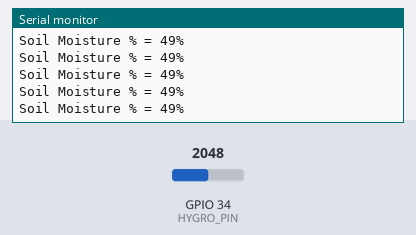
This sketch was run on a simulated ESP32. Parts: the last lines printed to the serial monitor. The test bench sets the inputs (shaded band); at power-on: GPIO 34 (HYGRO_PIN) = 2048 (analog values on the 0–4095 scale). WiFi joins after 1.5 s; servers stay silent unless stated.

Above: at 3.6 s.
3.7 s: GPIO 34 (HYGRO_PIN) set to 2866
At 3.72 s:
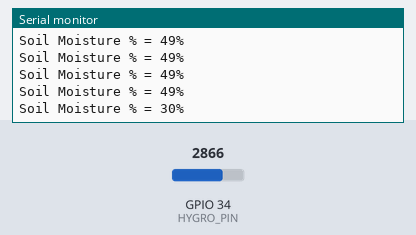
5.2 s: GPIO 34 (HYGRO_PIN) set to 3603
At 5.23 s:
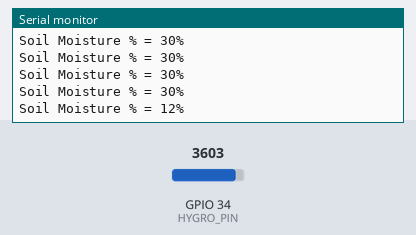
Timing chart, 0 to 8.2 s (numbered marks = the images above; inputs shaded):
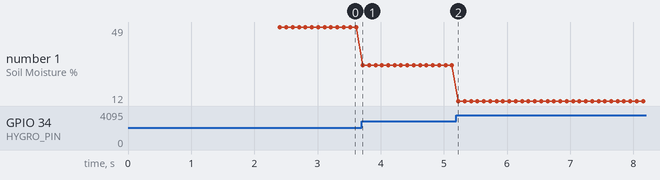

The sketch:

hygrometer.ino
```cpp
/*************************************************************

  This is a simple demo of sending and receiving some data.
  Be sure to check out other examples!
 *************************************************************/

/* Fill-in information from Blynk Device Info here */
#define BLYNK_TEMPLATE_ID           ""
#define BLYNK_TEMPLATE_NAME         ""
#define BLYNK_AUTH_TOKEN            ""

/* Comment this out to disable prints and save space */
#define BLYNK_PRINT Serial

const int HYGRO_PIN = 34;
int hygroval;

#include <WiFi.h>
#include <WiFiClient.h>
#include <BlynkSimpleEsp32.h>

// Your WiFi credentials.
// Set password to "" for open networks.
char ssid[] = "";
char pass[] = "";

BlynkTimer timer;


// This function is called every time the device is connected to the Blynk.Cloud
BLYNK_CONNECTED()
{
  // Change Web Link Button message to "Congratulations!"
  Blynk.setProperty(V3, "offImageUrl", "https://static-image.nyc3.cdn.digitaloceanspaces.com/general/fte/congratulations.png");
  Blynk.setProperty(V3, "onImageUrl",  "https://static-image.nyc3.cdn.digitaloceanspaces.com/general/fte/congratulations_pressed.png");
  Blynk.setProperty(V3, "url", "https://docs.blynk.io/en/getting-started/what-do-i-need-to-blynk/how-quickstart-device-was-made");
}

// This function sends Arduino's uptime every second to Virtual Pin 2.
void myTimerEvent()
{
  // You can send any value at any time.
  // Please don't send more that 10 values per second.
  Blynk.virtualWrite(V2, millis() / 1000);
}

void setup()
{
  // Debug console
  Serial.begin(115200);
  delay(100);
  Serial.print("Connecting to ");
  Serial.print(ssid);
  WiFi.begin(ssid, pass);

  while (WiFi.status() != WL_CONNECTED) {
    delay(1000);
    Serial.print(".");
  }
  Serial.println("");
  Serial.println("WiFi Connected!");
  Serial.print("IP: ");
  Serial.println(WiFi.localIP());

  Blynk.begin(BLYNK_AUTH_TOKEN, ssid, pass);
  // You can also specify server:
  //Blynk.begin(BLYNK_AUTH_TOKEN, ssid, pass, "blynk.cloud", 80);
  //Blynk.begin(BLYNK_AUTH_TOKEN, ssid, pass, IPAddress(192,168,1,100), 8080);

  analogReadResolution(12); //set ADC to use 12 bits
  // Setup a function to be called every second
  timer.setInterval(1000L, myTimerEvent);
}

void loop()
{
  Blynk.run();
  timer.run();
  hygro_calibrate();
  // You can inject your own code or combine it with other sketches.
  // Check other examples on how to communicate with Blynk. Remember
  // to avoid delay() function!
}

void hygro_calibrate(){
  int hygro_analog = analogRead(HYGRO_PIN);
  hygroval = (100 - ((hygro_analog / 4095.00) * 100));
  Serial.print("Soil Moisture % = ");
  Serial.print(hygroval);
  Serial.println("%");
  Blynk.virtualWrite(V4, hygroval); // Send hygroval to pin V4
  delay(100);
}
```

Measured:
- after the input at 3.7 s, the serial monitor: prints a new line at once (image 1)
- after the input at 5.2 s, the serial monitor: prints a new line at once (image 2)
- plotted number 1: 49 → 30 after the input at 3.7 s, 30 → 12 after the input at 5.2 s
